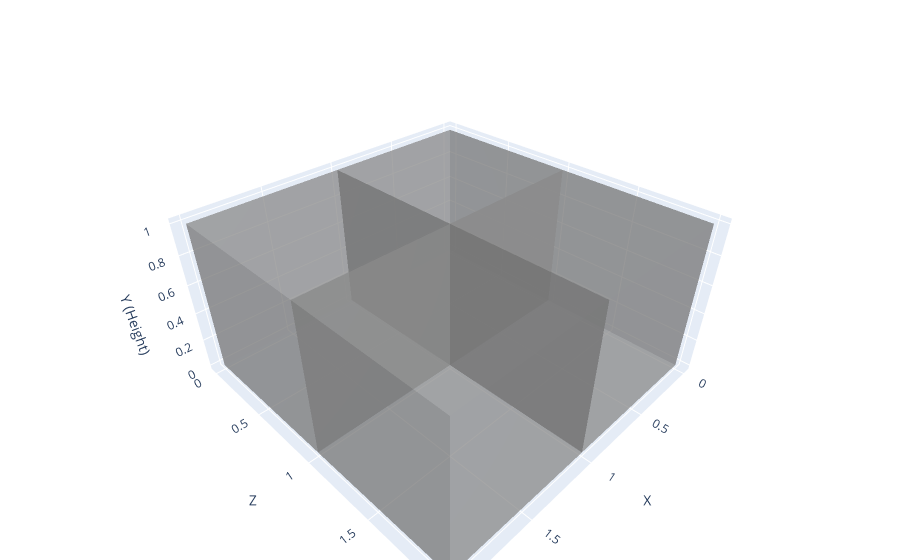

Source (notebook cell):
### Markdown cell above
# `is_ground_connected`

### Code cell
from eval_code.structural_stability import is_ground_connected

coords = [
    {"x": 0, "y": 0, "z": 0, "material": "stone"},
    {"x": 0, "y": 0, "z": 1, "material": "stone"},
    {"x": 1, "y": 0, "z": 0, "material": "stone"},
    {"x": 1, "y": 0, "z": 1, "material": "stone"},
]

assert True == is_ground_connected(coords)
plotly_blocks.plot(coords)

### Figure 1 — Plotly figure (JSON) as saved in the notebook; plotly's stock layout.template omitted (floating-point values rounded to 4 significant figures)
{"data": [{"facecolor": ["#888888", "#888888", "#888888", "#888888", "#888888", "#888888", "#888888", "#888888", "#888888", "#888888", "#888888", "#888888", "#888888", "#888888", "#888888", "#888888", "#888888", "#888888", "#888888", "#888888", "#888888", "#888888", "#888888", "#888888", "#888888", "#888888", "#888888", "#888888", "#888888", "#888888", "#888888", "#888888", "#888888", "#888888", "#888888", "#888888", "#888888", "#888888", "#888888", "#888888", "#888888", "#888888", "#888888", "#888888", "#888888", "#888888", "#888888", "#888888"], "flatshading": true, "i": [0, 0, 4, 4, 0, 0, 2, 2, 1, 1, 0, 0, 8, 8, 12, 12, 8, 8, 10, 10, 9, 9, 8, 8, 16, 16, 20, 20, 16, 16, 18, 18, 17, 17, 16, 16, 24, 24, 28, 28, 24, 24, 26, 26, 25, 25, 24, 24], "j": [1, 2, 5, 6, 1, 5, 3, 7, 2, 6, 3, 7, 9, 10, 13, 14, 9, 13, 11, 15, 10, 14, 11, 15, 17, 18, 21, 22, 17, 21, 19, 23, 18, 22, 19, 23, 25, 26, 29, 30, 25, 29, 27, 31, 26, 30, 27, 31], "k": [2, 3, 6, 7, 5, 4, 7, 6, 6, 5, 7, 4, 10, 11, 14, 15, 13, 12, 15, 14, 14, 13, 15, 12, 18, 19, 22, 23, 21, 20, 23, 22, 22, 21, 23, 20, 26, 27, 30, 31, 29, 28, 31, 30, 30, 29, 31, 28], "opacity": 0.5, "type": "mesh3d", "x": [0, 1, 1, 0, 0, 1, 1, 0, 0, 1, 1, 0, 0, 1, 1, 0, 1, 2, 2, 1, 1, 2, 2, 1, 1, 2, 2, 1, 1, 2, 2, 1], "y": [0, 0, 0, 0, 1, 1, 1, 1, 1, 1, 1, 1, 2, 2, 2, 2, 0, 0, 0, 0, 1, 1, 1, 1, 1, 1, 1, 1, 2, 2, 2, 2], "z": [0, 0, 1, 1, 0, 0, 1, 1, 0, 0, 1, 1, 0, 0, 1, 1, 0, 0, 1, 1, 0, 0, 1, 1, 0, 0, 1, 1, 0, 0, 1, 1]}], "layout": {"legend": {"itemsizing": "constant"}, "margin": {"b": 0, "l": 0, "r": 0, "t": 40}, "scene": {"aspectmode": "data", "xaxis": {"title": {"text": "X"}}, "yaxis": {"title": {"text": "Z"}}, "zaxis": {"title": {"text": "Y (Height)"}}}, "title": {"text": ""}}}
